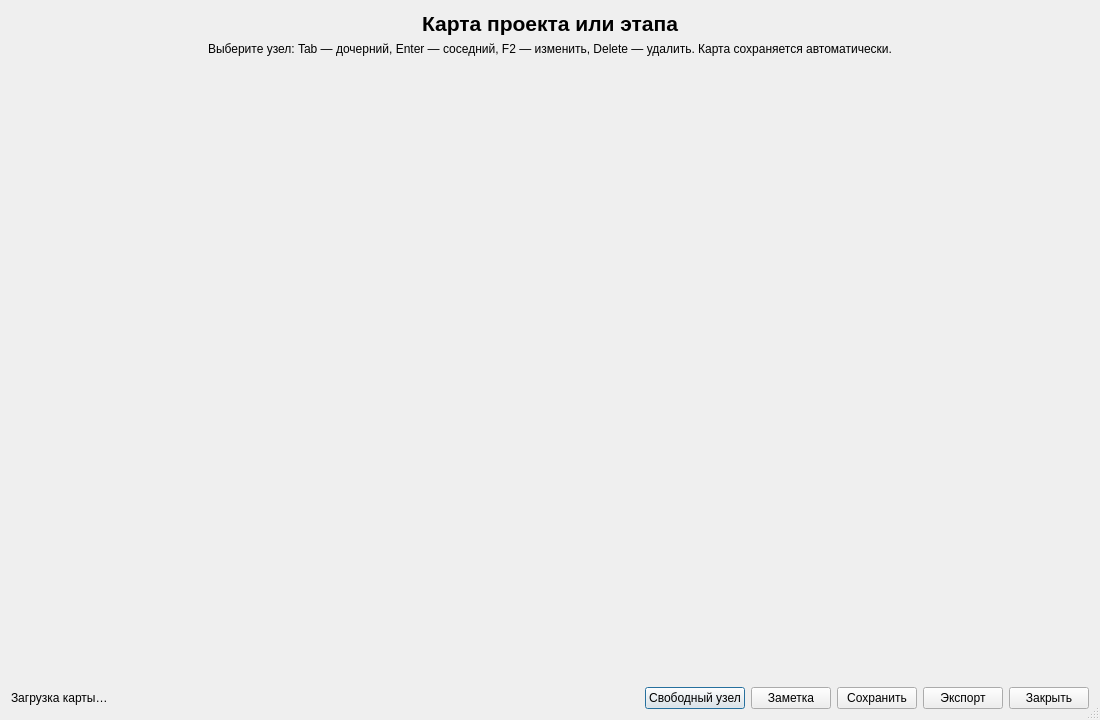
<?xml version="1.0" encoding="UTF-8"?>
<ui version="4.0">
 <class>mindmap_dialog</class>
 <widget class="QDialog" name="mindmap_dialog">
  <property name="geometry">
   <rect>
    <x>0</x>
    <y>0</y>
    <width>1100</width>
    <height>720</height>
   </rect>
  </property>
  <property name="minimumSize">
   <size>
    <width>700</width>
    <height>480</height>
   </size>
  </property>
  <property name="font">
   <font>
    <family>Arial</family>
   </font>
  </property>
  <property name="windowTitle">
   <string>Карта</string>
  </property>
  <property name="accessibleName">
   <string>Карта проекта или этапа</string>
  </property>
  <property name="sizeGripEnabled">
   <bool>true</bool>
  </property>
  <layout class="QVBoxLayout" name="verticalLayout">
   <item>
    <widget class="QLabel" name="map_title_label">
     <property name="font">
      <font>
       <family>Arial</family>
       <pointsize>16</pointsize>
       <bold>true</bold>
      </font>
     </property>
     <property name="text">
      <string>Карта проекта или этапа</string>
     </property>
     <property name="alignment">
      <set>Qt::AlignmentFlag::AlignCenter</set>
     </property>
     <property name="wordWrap">
      <bool>true</bool>
     </property>
    </widget>
   </item>
   <item>
    <widget class="QLabel" name="instructions_label">
     <property name="text">
      <string>Выберите узел: Tab — дочерний, Enter — соседний, F2 — изменить, Delete — удалить. Карта сохраняется автоматически.</string>
     </property>
     <property name="alignment">
      <set>Qt::AlignmentFlag::AlignCenter</set>
     </property>
     <property name="wordWrap">
      <bool>true</bool>
     </property>
    </widget>
   </item>
   <item>
    <widget class="QWidget" name="mindmap_container" native="true">
     <property name="sizePolicy">
      <sizepolicy hsizetype="Expanding" vsizetype="Expanding">
       <horstretch>0</horstretch>
       <verstretch>1</verstretch>
      </sizepolicy>
     </property>
     <property name="minimumSize">
      <size>
       <width>0</width>
       <height>360</height>
      </size>
     </property>
     <property name="accessibleName">
      <string>Редактор карты</string>
     </property>
     <layout class="QVBoxLayout" name="mindmap_layout">
      <property name="leftMargin">
       <number>0</number>
      </property>
      <property name="topMargin">
       <number>0</number>
      </property>
      <property name="rightMargin">
       <number>0</number>
      </property>
      <property name="bottomMargin">
       <number>0</number>
      </property>
     </layout>
    </widget>
   </item>
   <item>
    <layout class="QHBoxLayout" name="buttons_layout">
     <item>
      <widget class="QLabel" name="save_status_label">
       <property name="text">
        <string>Загрузка карты…</string>
       </property>
       <property name="wordWrap">
        <bool>true</bool>
       </property>
      </widget>
     </item>
     <item>
      <spacer name="horizontalSpacer">
       <property name="orientation">
        <enum>Qt::Orientation::Horizontal</enum>
       </property>
       <property name="sizeHint" stdset="0">
        <size>
         <width>40</width>
         <height>20</height>
        </size>
       </property>
      </spacer>
     </item>
     <item>
      <widget class="QPushButton" name="add_free_node_button">
       <property name="text">
        <string>Свободный узел</string>
       </property>
       <property name="accessibleName">
        <string>Добавить свободный узел</string>
       </property>
      </widget>
     </item>
     <item>
      <widget class="QPushButton" name="add_note_button">
       <property name="text">
        <string>Заметка</string>
       </property>
       <property name="accessibleName">
        <string>Добавить плавающую заметку</string>
       </property>
      </widget>
     </item>
     <item>
      <widget class="QPushButton" name="save_button">
       <property name="text">
        <string>Сохранить</string>
       </property>
       <property name="accessibleName">
        <string>Сохранить карту</string>
       </property>
      </widget>
     </item>
     <item>
      <widget class="QPushButton" name="export_button">
       <property name="text">
        <string>Экспорт</string>
       </property>
       <property name="accessibleName">
        <string>Экспортировать карту</string>
       </property>
      </widget>
     </item>
     <item>
      <widget class="QPushButton" name="close_button">
       <property name="text">
        <string>Закрыть</string>
       </property>
       <property name="accessibleName">
        <string>Закрыть карту</string>
       </property>
      </widget>
     </item>
    </layout>
   </item>
  </layout>
 </widget>
 <tabstops>
 <tabstop>add_free_node_button</tabstop>
 <tabstop>add_note_button</tabstop>
 <tabstop>save_button</tabstop>
  <tabstop>export_button</tabstop>
  <tabstop>close_button</tabstop>
 </tabstops>
 <resources/>
 <connections/>
</ui>
